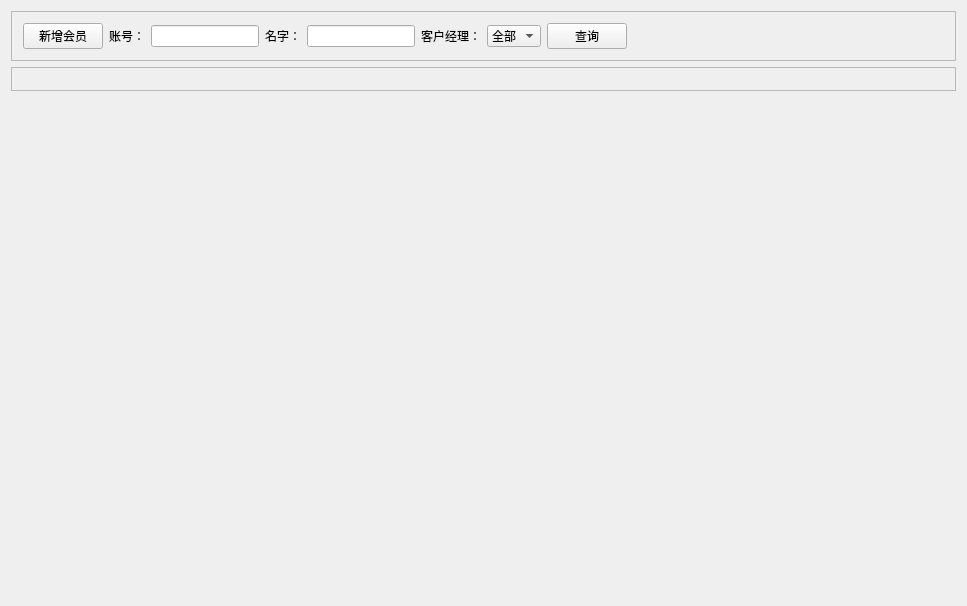
<?xml version="1.0" encoding="UTF-8"?>
<ui version="4.0">
 <class>Agent_MemberInfo</class>
 <widget class="QWidget" name="Agent_MemberInfo">
  <property name="geometry">
   <rect>
    <x>0</x>
    <y>0</y>
    <width>967</width>
    <height>606</height>
   </rect>
  </property>
  <property name="windowTitle">
   <string>Widget_Member_Info</string>
  </property>
  <layout class="QVBoxLayout" name="verticalLayout">
   <item>
    <widget class="QFrame" name="frame_Bar">
     <property name="frameShape">
      <enum>QFrame::StyledPanel</enum>
     </property>
     <property name="frameShadow">
      <enum>QFrame::Raised</enum>
     </property>
     <layout class="QGridLayout" name="gridLayout_2">
      <item row="0" column="3" rowspan="2">
       <widget class="QLabel" name="label_Name">
        <property name="text">
         <string>名字：</string>
        </property>
       </widget>
      </item>
      <item row="0" column="1" rowspan="2">
       <widget class="QLabel" name="label_Account">
        <property name="text">
         <string>账号：</string>
        </property>
       </widget>
      </item>
      <item row="0" column="0" rowspan="2">
       <widget class="QPushButton" name="pushButton_AddMember">
        <property name="text">
         <string>新增会员</string>
        </property>
       </widget>
      </item>
      <item row="0" column="2" rowspan="2">
       <widget class="QLineEdit" name="lineEdit_Account">
        <property name="sizePolicy">
         <sizepolicy hsizetype="Fixed" vsizetype="Fixed">
          <horstretch>0</horstretch>
          <verstretch>0</verstretch>
         </sizepolicy>
        </property>
       </widget>
      </item>
      <item row="0" column="4" rowspan="2">
       <widget class="QLineEdit" name="lineEdit_Name">
        <property name="sizePolicy">
         <sizepolicy hsizetype="Fixed" vsizetype="Fixed">
          <horstretch>0</horstretch>
          <verstretch>0</verstretch>
         </sizepolicy>
        </property>
       </widget>
      </item>
      <item row="0" column="5" rowspan="2">
       <widget class="QLabel" name="label_AccountManager">
        <property name="text">
         <string>客户经理：</string>
        </property>
       </widget>
      </item>
      <item row="0" column="6" rowspan="2">
       <widget class="QComboBox" name="comboBox__AccountManager">
        <item>
         <property name="text">
          <string>全部</string>
         </property>
        </item>
       </widget>
      </item>
      <item row="0" column="7" rowspan="2">
       <widget class="QPushButton" name="pushButton_Query">
        <property name="text">
         <string>查询</string>
        </property>
       </widget>
      </item>
      <item row="0" column="8" rowspan="2">
       <spacer name="horizontalSpacer">
        <property name="orientation">
         <enum>Qt::Horizontal</enum>
        </property>
        <property name="sizeHint" stdset="0">
         <size>
          <width>40</width>
          <height>20</height>
         </size>
        </property>
       </spacer>
      </item>
     </layout>
    </widget>
   </item>
   <item>
    <widget class="QFrame" name="frame_Content">
     <property name="frameShape">
      <enum>QFrame::StyledPanel</enum>
     </property>
     <property name="frameShadow">
      <enum>QFrame::Raised</enum>
     </property>
     <layout class="QGridLayout" name="gridLayout">
      <item row="0" column="0">
       <widget class="Widget_DataGrid_Pa" name="widget_DataGrid" native="true"/>
      </item>
     </layout>
    </widget>
   </item>
   <item>
    <spacer name="verticalSpacer">
     <property name="orientation">
      <enum>Qt::Vertical</enum>
     </property>
     <property name="sizeHint" stdset="0">
      <size>
       <width>20</width>
       <height>40</height>
      </size>
     </property>
    </spacer>
   </item>
  </layout>
 </widget>
 <layoutdefault spacing="6" margin="11"/>
 <customwidgets>
  <customwidget>
   <class>Widget_DataGrid_Pa</class>
   <extends>QWidget</extends>
   <header>component/widget_datagrid_pa.h</header>
   <container>1</container>
  </customwidget>
 </customwidgets>
 <resources/>
 <connections/>
</ui>
